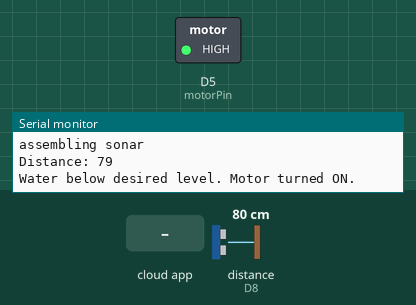
The sketch below on a simulated ESP8266 (NodeMCU). On the bench: switched loads named in the sketch (green lamp = pin HIGH), the last lines printed to the serial monitor. Wiring (inferred from the names in the program): ultrasonic range finder: trigger D7; echo D8. Inputs (shaded band) come from the test bench; at power-on: distance to the obstacle (sensor on D8) 80 cm. The echo pulse lasts 58.3 µs per cm; WiFi joins after 1.5 s; servers stay silent unless stated; the Firebase database answers and starts empty; pins used as bus, display or sensor lines are not drawn.

Above: at 3.0 s.
3.1 s: distance to the obstacle (sensor on D8) set to 5 cm
8.8 s: distance to the obstacle (sensor on D8) set to 2 cm
At 11.5 s:
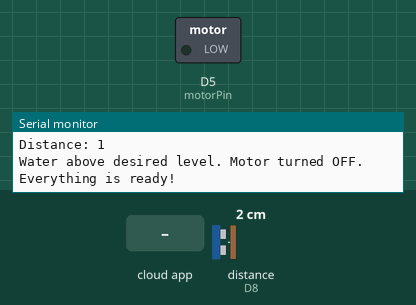
14.6 s: the phone or cloud app sets man to 1
At 16.01 s:
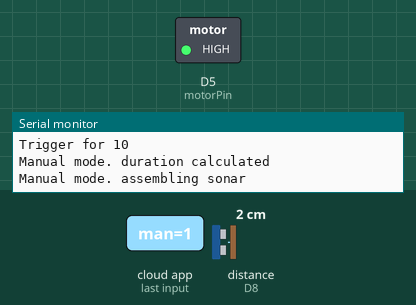
18.7 s: distance to the obstacle (sensor on D8) set to 7 cm
21.8 s: distance to the obstacle (sensor on D8) set to 10 cm
At 23.0 s:
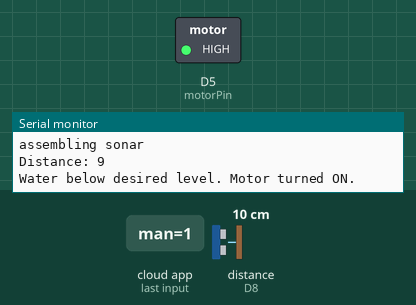
Timing chart, 0 to 24.8 s (numbered marks = the images above; inputs shaded):
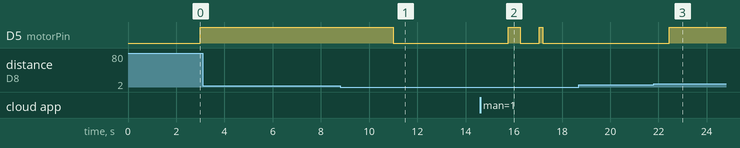

The sketch:

waterlevel.ino
```cpp
#include <ESP8266WiFi.h>
#include<FirebaseArduino.h>

#define FIREBASE_HOST "xxxxxxxxxx"           // Enter database HOST without "https:// "  and "/" at the end of URL
#define FIREBASE_AUTH "xxxxxxxxxx"   // Real-time database secret key here

#define WIFI_SSID "xxxxxxx"            // WIFI SSID here
#define WIFI_PASSWORD "xxxxxxx"        // WIFI password here


int level=0, motor=0, count = 0, val=0, man=0, tmp;


// define pin numbers for ultrasonic sensor

const int trigPin = D7;
const int echoPin = D8;
const int motorPin = D5;

// defines variables for ultrasonic sensor
long duration;
int distance;

int lvlmax = 2; // maximum desired water level i.e.(tank height in cm - 2 cm) {ex. 10 - 2 = 8 cm}
int lvlmin = 8; // minimum desired water level i.e.(tank height in cm - 8 cm) {ex. 10 - 8 = 2 cm}

int lvlone = 6; // margin of level 1
int lvltwo = 5; // margin of level 2
int lvlthree = 3; // margin of level 3


void setup() {


  Serial.begin(9600); Serial.println("Communication Started \n\n");

 pinMode(trigPin, OUTPUT); // Sets the trigPin as an Output
pinMode(echoPin, INPUT);// Sets the echoPin as an Input
pinMode(motorPin, OUTPUT);//  Sets the motorPin as an Output


  WiFi.begin(WIFI_SSID, WIFI_PASSWORD);                                     //try to connect with wifi
  Serial.print("Connecting to ");
  Serial.print(WIFI_SSID);
  while (WiFi.status() != WL_CONNECTED) {
    Serial.print(".");
    delay(500);
  }
  Serial.println();
  Serial.print("Connected to ");
  Serial.println(WIFI_SSID);
  Serial.print("IP Address is : ");
  Serial.println(WiFi.localIP());    //print local IP address

  delay(30);
   Firebase.begin(FIREBASE_HOST, FIREBASE_AUTH); delay(300);       // connect to firebase

}


void loop() {

// Firebase Error Handling ************************************************
  if (Firebase.failed())
  {
    Firebase.begin(FIREBASE_HOST, FIREBASE_AUTH);
    Serial.println(Firebase.error());
    delay(10);
    Serial.println("Error connecting firebase!");
    count++;
    if (count == 10) {
      count = 0;
      ESP.reset();
    }
    return;
  }

  else {
    Serial.println("Everything is ready!");
    delay(300); Serial.println("Everything is ready!");
    delay(300); Serial.println("Everything is ready!");
    delay(300);
  }


// ULTRASONIC *****************************************

// Clears the trigPin
digitalWrite(trigPin, LOW);
delayMicroseconds(2);

// Sets the trigPin on HIGH state for 10
digitalWrite(trigPin, HIGH);
delayMicroseconds(100);
digitalWrite(trigPin, LOW);

Serial.println("Trigger for 10 \n\n");


// Reads the echoPin, returns the sound wave travel time in microseconds
duration = pulseIn(echoPin, HIGH);

Serial.println("duration calculated \n\n");

Serial.println("assembling sonar\n\n");


// Calculating the distance
distance= duration*0.034/2;

// Prints the distance on the Serial Monitor
Serial.print("Distance: ");
Serial.println(distance); delay(100);


if (distance>=lvlmin) {level=0; motor=1; Firebase.setFloat("/S_HO_C_K/level",level);  Serial.println("Water below desired level. Motor turned ON.\n\n\n");

motor=1; digitalWrite(D5, HIGH);  Firebase.setFloat("/S_HO_C_K/motorstatus",motor);} delay(500);

if (distance>= lvlone && distance<lvlmin) {
  if (motor==0) {level=11;}  if (motor==1) {level=31;} // checking ON - OFF at mid levels
  Firebase.setFloat("/S_HO_C_K/level",level);Serial.println("Water level 1.\n\n\n");
}
delay(5);

if (distance==lvltwo) {
   if (motor==0) {level=12;}  if (motor==1) {level=32;}
   Firebase.setFloat("/S_HO_C_K/level",level);Serial.println("Water level 2.\n\n\n"); }
delay(5);

if (distance>=lvlthree && distance<lvltwo) {
 if (motor==0) {level=13;}  if (motor==1) {level=33;}
 Firebase.setFloat("/S_HO_C_K/level",level);Serial.println("Water level 3.\n\n\n"); }
delay(5);

if (distance<=lvlmax) {level=4; Firebase.setFloat("/S_HO_C_K/level",level);
motor=0; digitalWrite(D5, LOW);  Firebase.setFloat("/S_HO_C_K/motorstatus",motor); Serial.println("Water above desired level. Motor turned OFF.\n\n\n"); } delay(5);

 val = Firebase.getString("/S_HO_C_K/man").toInt();

 man=val;

  // Manual option *******************************************


if (man == 1) {

  while (1) {


 Serial.println("Welcome to Manual Mode. Motor turned ON.\n\n\n");  delay(500);

 digitalWrite(D5, HIGH); level=2; motor=1; Firebase.setFloat("/S_HO_C_K/level",level); // turned on motor

if (man==0) {digitalWrite(D5, LOW); motor=0; Firebase.setFloat("/S_HO_C_K/man",man); delay(100); Serial.println("Exit Manual Mode. Motor turned OFF.\n\n\n"); return;}

// Calculateing distance in manual mode


// Clears the trigPin
digitalWrite(trigPin, LOW);
delayMicroseconds(2);

// Sets the trigPin on HIGH state for 10
digitalWrite(trigPin, HIGH);
delayMicroseconds(100);
digitalWrite(trigPin, LOW);

Serial.println("Trigger for 10 \n\n");


// Reads the echoPin, returns the sound wave travel time in microseconds
duration = pulseIn(echoPin, HIGH);

Serial.println("Manual mode. duration calculated \n\n");

Serial.println("Manual mode. assembling sonar\n\n");


// Calculating the distance
distance= duration*0.034/2;


if (distance>= lvlone && distance<lvlmin) {
  if (motor==0) {level=11;}  if (motor==1) {level=31;} // checking ON - OFF at mid levels
  Firebase.setFloat("/S_HO_C_K/level",level);Serial.println("Manual Mode. Water level 1.\n\n\n");
}
delay(5);

if (distance==lvltwo) {
   if (motor==0) {level=12;}  if (motor==1) {level=32;}
   Firebase.setFloat("/S_HO_C_K/level",level);Serial.println("Manual Mode. Water level 2.\n\n\n"); }
delay(5);

if (distance>=lvlthree && distance<lvltwo) {
 if (motor==0) {level=13;}  if (motor==1) {level=33;}
 Firebase.setFloat("/S_HO_C_K/level",level);Serial.println("Manual Mode. Water level 3.\n\n\n"); }
delay(5);


if (distance<=lvlmax) {
  level=4; Firebase.setFloat("/S_HO_C_K/level",level); man=0;  Firebase.setFloat("/S_HO_C_K/man",man);
motor=0; digitalWrite(D5, LOW);  Firebase.setFloat("/S_HO_C_K/motorstatus",motor); Serial.println("Manual Mode. Water above desired level. Motor turned OFF.\n\n\n");
}

tmp = Firebase.getString("/S_HO_C_K/man").toInt();
man = tmp;

  }
}


 }
```

Measured:
- the behaviour switches between 4 and 3 cm on distance to the obstacle (sensor on D8) (found by bisection; images 0 and 1)
- after the input at 8.8 s, D5 (motorPin): HIGH → LOW after 2.2 s
- after the input at 14.6 s, D5 (motorPin): LOW → HIGH after 1.2 s, → LOW 0.49 s later, → HIGH 0.80 s later, → LOW 0.15 s later
- after the input at 21.8 s, D5 (motorPin): LOW → HIGH after 0.64 s
